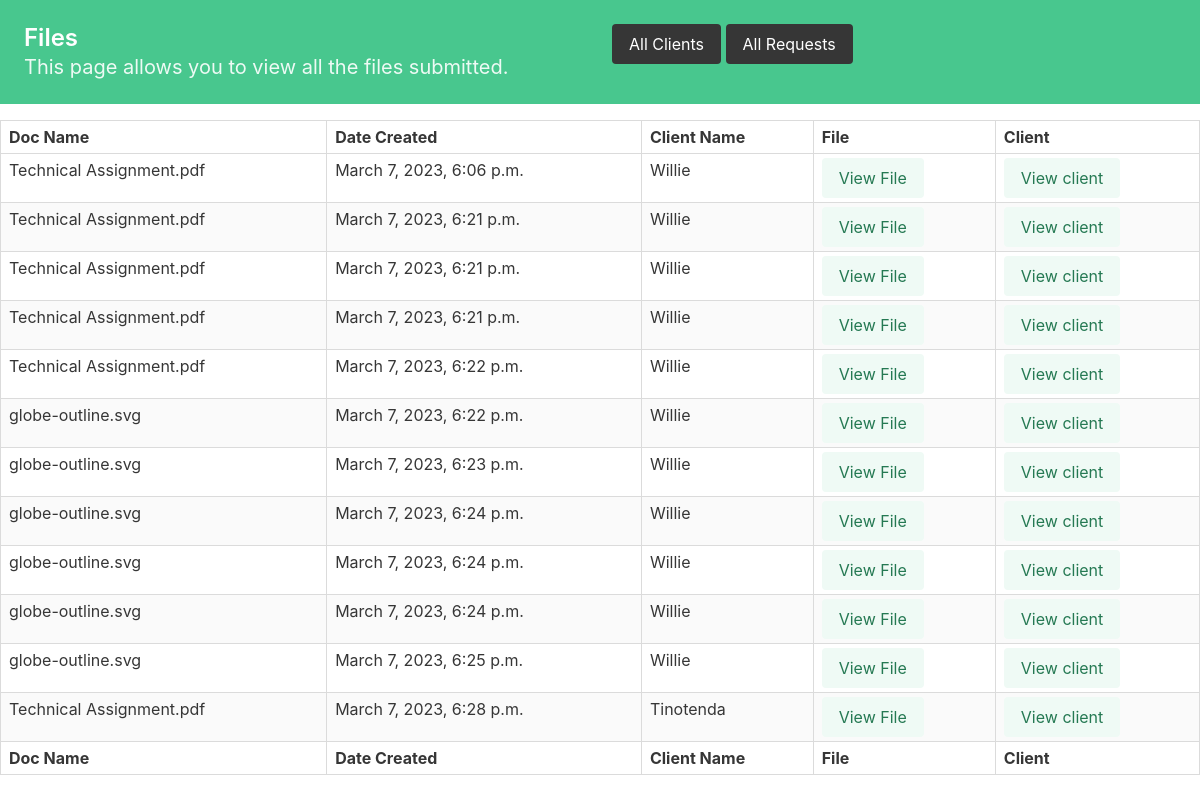
Before: /documents with the older database file.
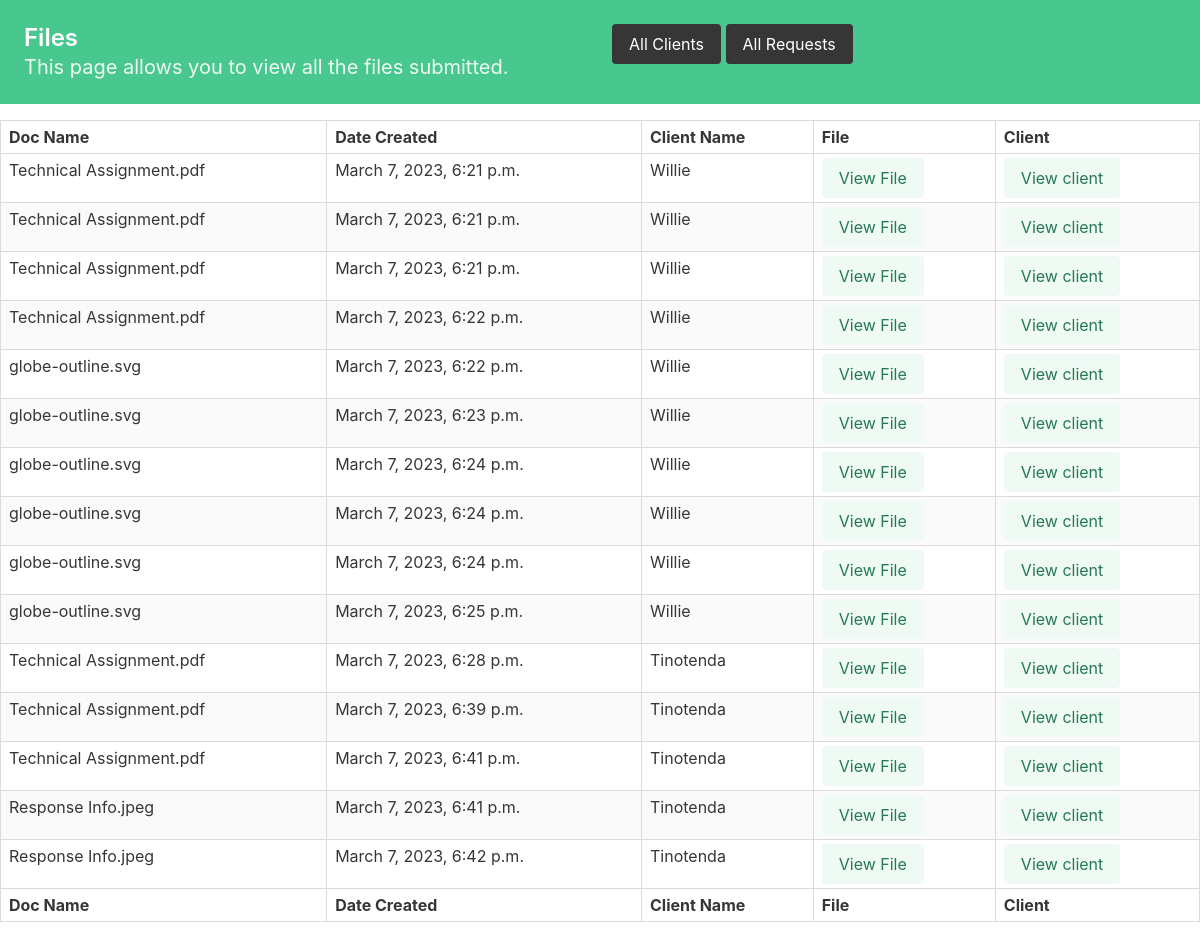
After: the same page with the newer database file.
### managers/models.py (models this page shows, shortened)
class Document(models.Model):
    name = models.CharField(max_length=50, blank=False, null=False)
    date = models.DateTimeField(auto_created=True, blank=False)
    document = models.FileField(
        upload_to='./managers/files', blank=False, null=False)
    request = models.ForeignKey(
        Request, on_delete=models.CASCADE, default=1, related_name='documents')
    client = models.ForeignKey(
        Client, on_delete=models.CASCADE, related_name='documents')

class Client(models.Model):
    name = models.CharField(max_length=50, blank=False, null=False)
    surname = models.CharField(max_length=50, blank=False, null=False)
    email = models.EmailField(
        max_length=50, blank=True, null=True, unique=True)

### managers/views.py (the view)
# urls.py: path('documents', documents, name="documents"),
def documents(request):
    documents = Document.objects.all()
    return render(request, 'documents.html', {"documents": documents})

### templates/documents/documents.html (shortened to what this page needs)
<!DOCTYPE html>
<html lang="en">
  <head>
    <link rel="stylesheet" href="https://cdn.jsdelivr.net/npm/bulma@0.9.3/css/bulma.min.css" />
  </head>
  <body>
    <section class="hero is-small is-success mb-4">
      <div class="hero-body columns">
        <div class="column iis-three-quarters is-vcentered">
          <h1 class="title is-4">Files</h1>
          <p class="subtitle is-5">This page allows you to view all the files submitted.</p>
        </div>
        <div class="column is-vcentered is-right">
          <button class="button small is-dark" ><a href="{% url 'clients' %}">All Clients</a></button>
          <button class="button small is-dark"><a href="{% url 'requests' %}">All Requests</a></button>
        </div>
      </div>
    </section>
    <div class="block">
    <table class="table is-bordered is-striped is-narrow is-hoverable is-fullwidth">
      <thead>
        <tr>
          <th>Doc Name</th>
          <th>Date Created</th>
          <th>Client Name</th>
          <th>File</th>
          <th>Client</th>
        </tr>
      </thead>
      <tfoot>
        <tr>
          <th>Doc Name</th>
          <th>Date Created</th>
          <th>Client Name</th>
          <th>File</th>
          <th>Client</th>
        </tr>
      </tfoot>
      <tbody>
        {% for document in documents%}
        <tr>
          <td>{{document.name}}</td>
          <td>{{document.date}}</td>
          <td>{{document.client.name}}</td>
          <td>
            <form action="{% url 'show_file' %}" target="_blank" method="POST">
              <button class="button is-success is-light small" type="submit" name="name" value={{document.document}}>View File</button>
            </form>
          </td>
          <td>           <form action="{% url 'client_view' %}" method="POST">
            <button class="button is-success is-light small" name="client_id" value="{{document.client.id}}">View client</button>
          </form></td>
        </tr>
        {% endfor%}
      </tbody>
    </table>
  </body>
</html>

Changed rows visible on the page:
removed Document: name "Technical Assignment.pdf", date "March 7, 2023, 6:06 p.m.", client.name "Willie"
added Document: name "Technical Assignment.pdf", date "March 7, 2023, 6:39 p.m.", client.name "Tinotenda"
added Document: name "Technical Assignment.pdf", date "March 7, 2023, 6:41 p.m.", client.name "Tinotenda"
added Document: name "Response Info.jpeg", date "March 7, 2023, 6:41 p.m.", client.name "Tinotenda"
added Document: name "Response Info.jpeg", date "March 7, 2023, 6:42 p.m.", client.name "Tinotenda"
